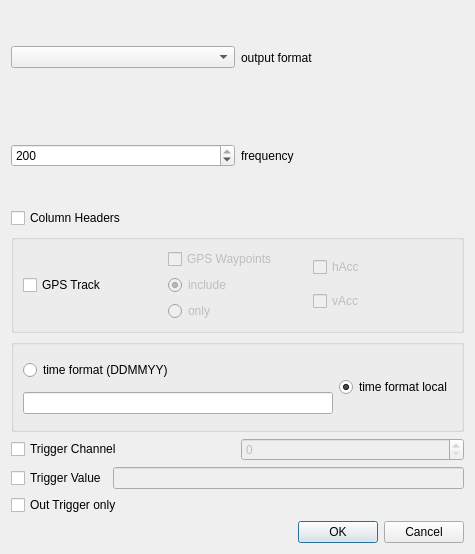
<?xml version="1.0" encoding="UTF-8"?>
<ui version="4.0">
 <class>AQKMLGPXOptions</class>
 <widget class="QDialog" name="AQKMLGPXOptions">
  <property name="geometry">
   <rect>
    <x>0</x>
    <y>0</y>
    <width>475</width>
    <height>554</height>
   </rect>
  </property>
  <property name="windowTitle">
   <string>Dialog</string>
  </property>
  <layout class="QVBoxLayout" name="verticalLayout_6">
   <item>
    <layout class="QVBoxLayout" name="verticalLayout_5">
     <item>
      <layout class="QHBoxLayout" name="horizontalLayout_3">
       <item>
        <widget class="QComboBox" name="format"/>
       </item>
       <item>
        <widget class="QLabel" name="labelFormat">
         <property name="text">
          <string>output format</string>
         </property>
        </widget>
       </item>
      </layout>
     </item>
     <item>
      <layout class="QHBoxLayout" name="horizontalLayout_4">
       <item>
        <widget class="QSpinBox" name="spinBox">
         <property name="minimum">
          <number>1</number>
         </property>
         <property name="maximum">
          <number>200</number>
         </property>
         <property name="value">
          <number>200</number>
         </property>
        </widget>
       </item>
       <item>
        <widget class="QLabel" name="label">
         <property name="text">
          <string>frequency</string>
         </property>
        </widget>
       </item>
      </layout>
     </item>
     <item>
      <widget class="QCheckBox" name="checkBox_colHeaders">
       <property name="text">
        <string>Column Headers</string>
       </property>
      </widget>
     </item>
     <item>
      <widget class="QGroupBox" name="groupBox">
       <property name="title">
        <string/>
       </property>
       <layout class="QHBoxLayout" name="horizontalLayout">
        <item>
         <widget class="QCheckBox" name="checkBox_gpsTrack">
          <property name="text">
           <string>GPS Track</string>
          </property>
         </widget>
        </item>
        <item>
         <layout class="QVBoxLayout" name="verticalLayout">
          <item>
           <widget class="QCheckBox" name="checkBox_GPS_Waypoints">
            <property name="enabled">
             <bool>false</bool>
            </property>
            <property name="text">
             <string>GPS Waypoints</string>
            </property>
           </widget>
          </item>
          <item>
           <widget class="QRadioButton" name="radioButton_include">
            <property name="enabled">
             <bool>false</bool>
            </property>
            <property name="text">
             <string>include</string>
            </property>
            <property name="checked">
             <bool>true</bool>
            </property>
           </widget>
          </item>
          <item>
           <widget class="QRadioButton" name="radioButton_only">
            <property name="enabled">
             <bool>false</bool>
            </property>
            <property name="text">
             <string>only</string>
            </property>
           </widget>
          </item>
         </layout>
        </item>
        <item>
         <layout class="QVBoxLayout" name="verticalLayout_2">
          <item>
           <widget class="QCheckBox" name="checkBox_track_min_hacc">
            <property name="enabled">
             <bool>false</bool>
            </property>
            <property name="text">
             <string>hAcc</string>
            </property>
           </widget>
          </item>
          <item>
           <widget class="QCheckBox" name="checkBox_track_min_hacc_2">
            <property name="enabled">
             <bool>false</bool>
            </property>
            <property name="text">
             <string>vAcc</string>
            </property>
           </widget>
          </item>
         </layout>
        </item>
       </layout>
      </widget>
     </item>
     <item>
      <widget class="QGroupBox" name="groupBox_2">
       <property name="title">
        <string/>
       </property>
       <layout class="QHBoxLayout" name="horizontalLayout_2">
        <item>
         <layout class="QVBoxLayout" name="verticalLayout_4">
          <item>
           <widget class="QRadioButton" name="radioButton_time_dd">
            <property name="text">
             <string>time format (DDMMYY)</string>
            </property>
           </widget>
          </item>
          <item>
           <widget class="QLineEdit" name="lineEdit"/>
          </item>
         </layout>
        </item>
        <item>
         <layout class="QVBoxLayout" name="verticalLayout_3">
          <item>
           <widget class="QRadioButton" name="radioButton_2">
            <property name="text">
             <string>time format local</string>
            </property>
            <property name="checked">
             <bool>true</bool>
            </property>
           </widget>
          </item>
         </layout>
        </item>
       </layout>
      </widget>
     </item>
     <item>
      <layout class="QHBoxLayout" name="horizontalLayout_6">
       <item>
        <widget class="QCheckBox" name="checkBox_Trigger_channel">
         <property name="text">
          <string>Trigger Channel</string>
         </property>
        </widget>
       </item>
       <item>
        <widget class="QSpinBox" name="spinBox_trigger_channel">
         <property name="enabled">
          <bool>false</bool>
         </property>
         <property name="minimum">
          <number>0</number>
         </property>
         <property name="maximum">
          <number>14</number>
         </property>
         <property name="value">
          <number>0</number>
         </property>
        </widget>
       </item>
      </layout>
     </item>
     <item>
      <layout class="QHBoxLayout" name="horizontalLayout_5">
       <item>
        <widget class="QCheckBox" name="checkBox_Trigger_Value">
         <property name="text">
          <string>Trigger Value</string>
         </property>
        </widget>
       </item>
       <item>
        <widget class="QLineEdit" name="lineEdit_3">
         <property name="enabled">
          <bool>false</bool>
         </property>
        </widget>
       </item>
      </layout>
     </item>
     <item>
      <widget class="QCheckBox" name="checkBox_Trigger_Out">
       <property name="text">
        <string>Out Trigger only</string>
       </property>
      </widget>
     </item>
    </layout>
   </item>
   <item>
    <widget class="QDialogButtonBox" name="buttonBox">
     <property name="orientation">
      <enum>Qt::Horizontal</enum>
     </property>
     <property name="standardButtons">
      <set>QDialogButtonBox::Cancel|QDialogButtonBox::Ok</set>
     </property>
    </widget>
   </item>
  </layout>
 </widget>
 <resources/>
 <connections>
  <connection>
   <sender>buttonBox</sender>
   <signal>accepted()</signal>
   <receiver>AQKMLGPXOptions</receiver>
   <slot>accept()</slot>
   <hints>
    <hint type="sourcelabel">
     <x>248</x>
     <y>254</y>
    </hint>
    <hint type="destinationlabel">
     <x>157</x>
     <y>274</y>
    </hint>
   </hints>
  </connection>
  <connection>
   <sender>buttonBox</sender>
   <signal>rejected()</signal>
   <receiver>AQKMLGPXOptions</receiver>
   <slot>reject()</slot>
   <hints>
    <hint type="sourcelabel">
     <x>316</x>
     <y>260</y>
    </hint>
    <hint type="destinationlabel">
     <x>286</x>
     <y>274</y>
    </hint>
   </hints>
  </connection>
 </connections>
</ui>
